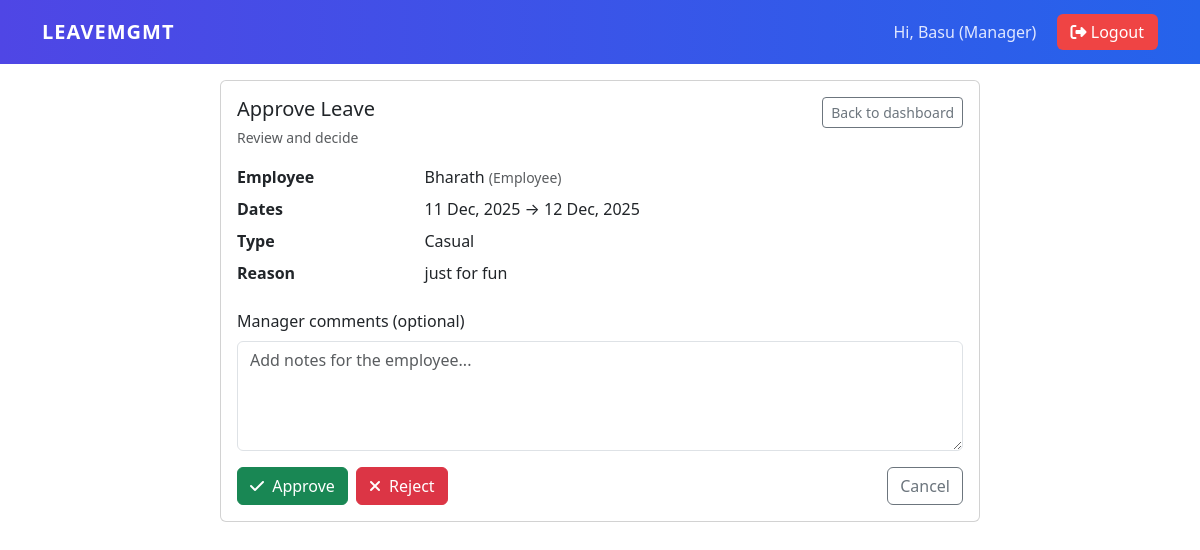
The app's page /approve/2/ (signed in) with its own data.
### Leave_Management/models.py (models this page shows, shortened)
class Profile(models.Model):
    ROLE_CHOICES = (
        ('EMP', 'Employee'),
        ('MGR', 'Manager'),
    )
    user = models.OneToOneField(User, on_delete=models.CASCADE, related_name='profile')
    role = models.CharField(max_length=3, choices=ROLE_CHOICES, default='EMP')
    manager = models.ForeignKey(User, on_delete=models.SET_NULL, null=True, blank=True, related_name='team_members')

class LeaveApplication(models.Model):
    LEAVE_TYPE = (
        ('CAS', 'Casual'),
        ('SIC', 'Sick'),
        ('EAR', 'Earned'),
    )
    STATUS = (
        ('PEN', 'Pending'),
        ('APP', 'Approved'),
        ('REJ', 'Rejected'),
        ('CAN', 'Cancelled'),
    )
    user = models.ForeignKey(User, on_delete=models.CASCADE)
    leave_type = models.CharField(max_length=3, choices=LEAVE_TYPE)
    start_date = models.DateField()
    end_date = models.DateField()
    reason = models.TextField(blank=True)
    status = models.CharField(max_length=3, choices=STATUS, default='PEN')
    manager_comments = models.TextField(blank=True)
    applied_at = models.DateTimeField(auto_now_add=True)
    updated_at = models.DateTimeField(auto_now=True)

### Leave_Management/views.py (the view, shortened to what this page needs)
# urls.py: path('approve/<int:pk>/', views.approve_leave, name='approve_leave'),
@login_required
@manager_required
def approve_leave(request, pk):
    leave = get_object_or_404(LeaveApplication, pk=pk)
    if not getattr(leave.user, 'profile', None) or leave.user.profile.manager != request.user:
        messages.error(request, "You are not authorized to act on this leave.")
        return redirect('dashboard')
    return render(request, 'leaves/approve_leave.html', {'leave': leave})

### Leave_Management/utils.py (called while the page is built)
def role_required(role):
    def check(user):
        return hasattr(user, 'profile') and user.profile.role == role
    return user_passes_test(check, login_url='login')

### Leave_Management/templates/leaves/approve_leave.html (shortened to what this page needs)
{% extends "base.html" %}
{% block content %}
<div class="card mx-auto" style="max-width:760px;">
  <div class="card-body">
    <div class="d-flex justify-content-between align-items-start mb-3">
      <div>
        <h5 class="mb-1">Approve Leave</h5>
        <small class="text-muted">Review and decide</small>
      </div>
      <div class="text-end">
        <a href="{% url 'dashboard' %}" class="btn btn-outline-secondary btn-sm">Back to dashboard</a>
      </div>
    </div>
    <dl class="row">
      <dt class="col-sm-3">Employee</dt>
      <dd class="col-sm-9">
        {{ leave.user.username|title }}
        <small class="text-muted">({{ leave.user.profile.get_role_display|default:"Employee" }})</small>
      </dd>
      <dt class="col-sm-3">Dates</dt>
      <dd class="col-sm-9">
        {{ leave.start_date|date:"d M, Y" }} &rarr; {{ leave.end_date|date:"d M, Y" }}
      </dd>
      <dt class="col-sm-3">Type</dt>
      <dd class="col-sm-9">{{ leave.get_leave_type_display }}</dd>
      <dt class="col-sm-3">Reason</dt>
      <dd class="col-sm-9">{{ leave.reason|default:"—" }}</dd>
    </dl>
    <form method="post" class="mt-3">
      <div class="mb-3">
        <label for="id_manager_comments" class="form-label">Manager comments (optional)</label>
        <textarea id="id_manager_comments" name="manager_comments" class="form-control" rows="4" placeholder="Add notes for the employee..."></textarea>
      </div>
      <div class="d-flex gap-2">
        <button name="action" value="approve" type="submit" class="btn btn-success">
          <i class="fa fa-check me-1"></i> Approve
        </button>
        <button name="action" value="reject" type="submit" class="btn btn-danger">
          <i class="fa fa-times me-1"></i> Reject
        </button>
        <a href="{% url 'dashboard' %}" class="btn btn-outline-secondary ms-auto">Cancel</a>
      </div>
    </form>
  </div>
</div>
{% endblock %}

### Leave_Management/templates/base.html (shortened to what this page needs)
<!doctype html>
<html lang="en">
<head>
  <link href="https://cdn.jsdelivr.net/npm/bootstrap@5.3.2/dist/css/bootstrap.min.css" rel="stylesheet">
  <link href="https://cdnjs.cloudflare.com/ajax/libs/font-awesome/6.4.0/css/all.min.css" rel="stylesheet">
</head>
<body>
<nav class="navbar navbar-expand-lg navbar-custom">
  <div class="container">
    <a class="navbar-brand" href="{% url 'dashboard' %}">LEAVEMGMT</a>
    <div class="ms-auto">
      {% if user.is_authenticated %}
        <span class="nav-user">
          Hi, {{ user.username|title }}
          ({{ user.profile.get_role_display }})
        </span>
        <form id="logoutForm" method="post" action="{% url 'logout' %}" style="display:inline;">
          <button type="submit" class="btn-logout">
            <i class="fa fa-sign-out-alt"></i> Logout
          </button>
        </form>
      {% else %}
        <a href="{% url 'login' %}" class="btn-login">
          <i class="fa fa-sign-in-alt"></i> Login
        </a>
      {% endif %}
    </div>
  </div>
</nav>
<div class="container mt-3 mb-5">
  {% block content %}{% endblock %}
</div>
</body>
</html>

### Leave_Management/templates/base.html (style rules this page uses)
.navbar-custom { background: linear-gradient(90deg, #4f46e5, #2563eb); padding: .75rem 1rem; }
.navbar-brand { font-weight:700; font-size:1.25rem; color:#fff !important; letter-spacing:1px; }
.nav-user { color:#e0e7ff; margin-right:1rem; font-weight:500; }
.btn-logout { background:#ef4444; border:none; color:#fff; padding:6px 14px; border-radius:6px; }

### records on screen
LeaveApplication: user.username "Bharath", user.profile.role "Employee", start_date "11 Dec, 2025", end_date "12 Dec, 2025", leave_type "Casual", reason "just for fun"

### other values on screen
{{ user.username|title }} "Basu"
{{ user.profile.get_role_display }} "Manager"
